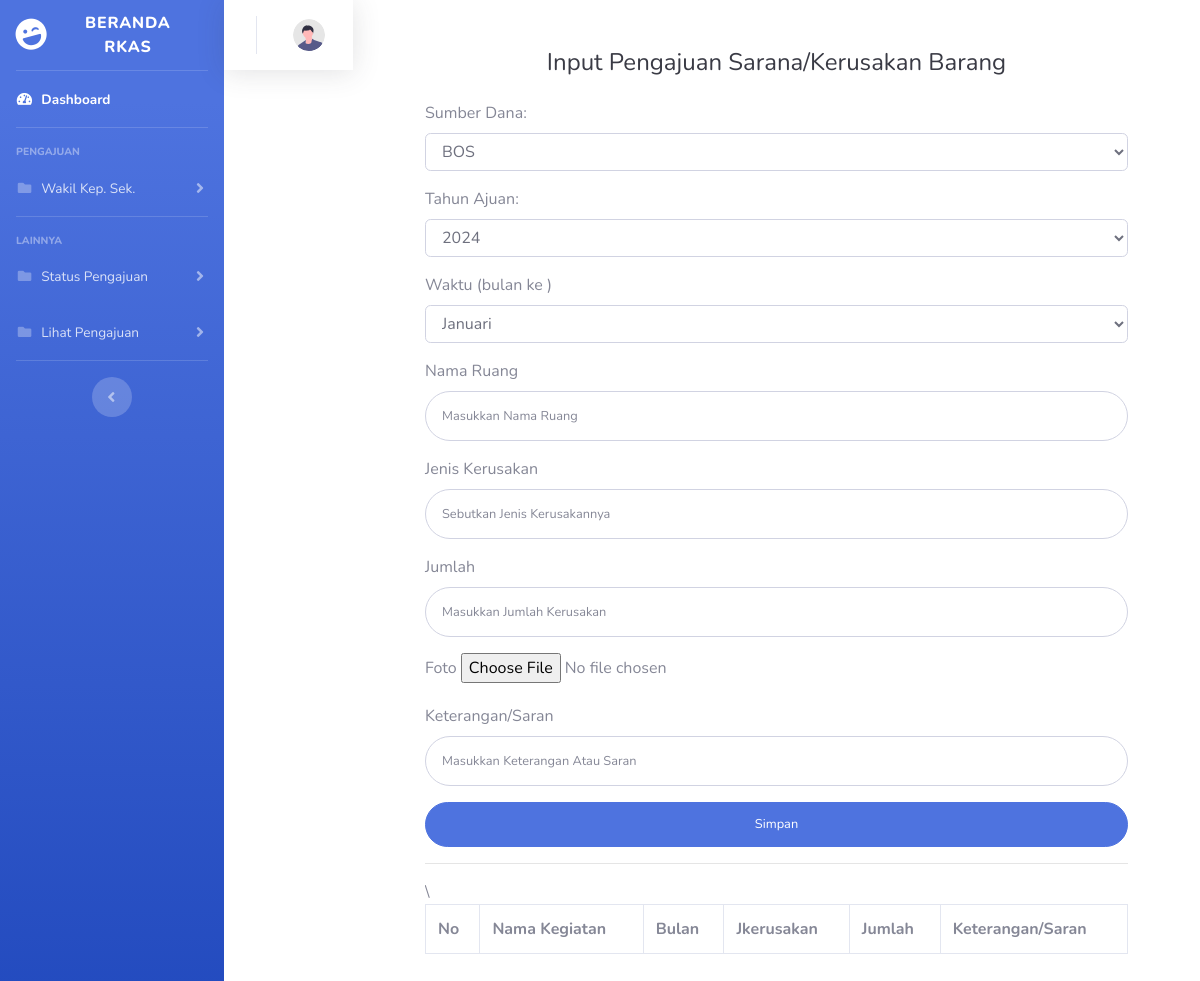
Page /rkas/sarana.php on the earlier database version.
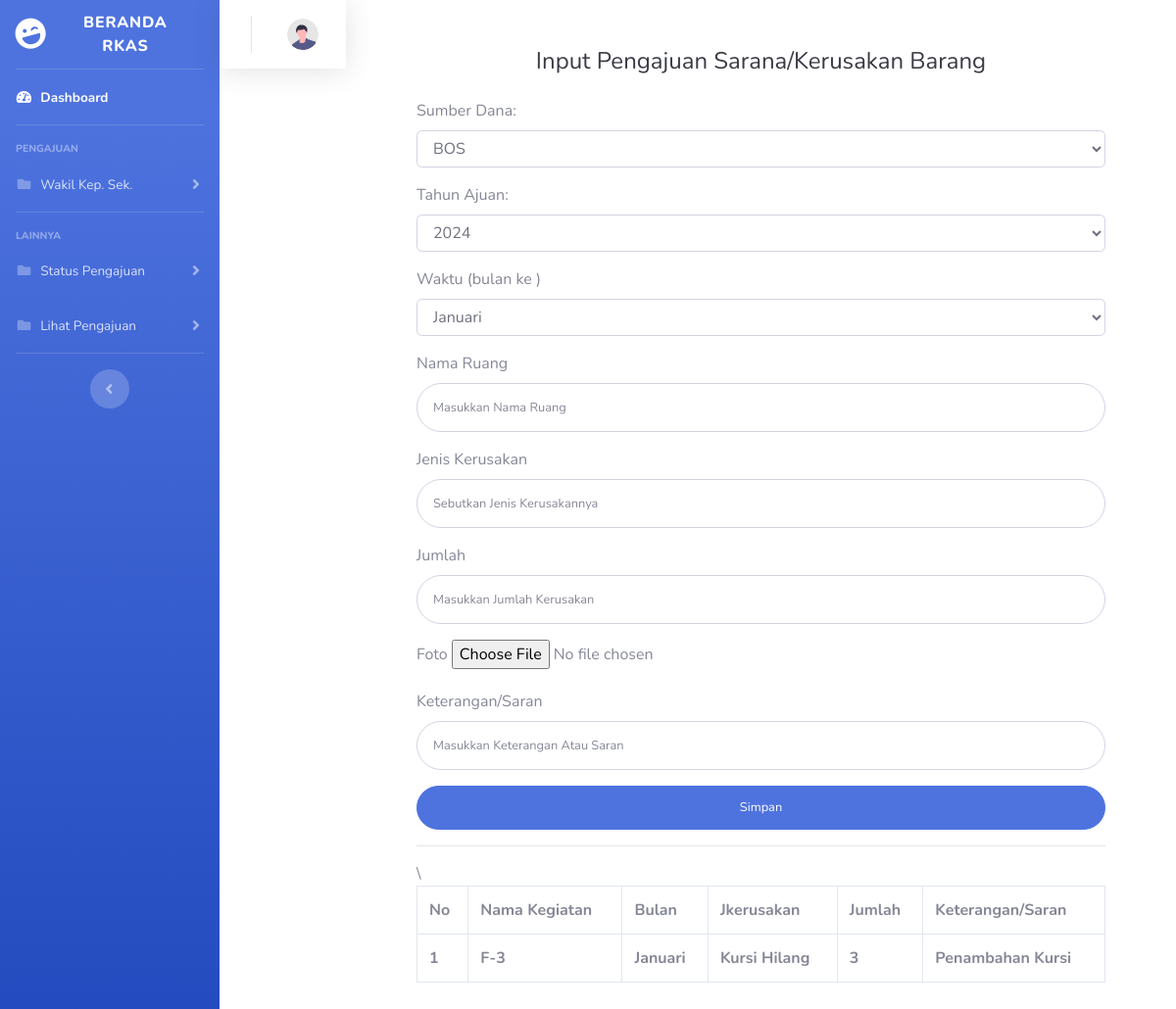
Same page on the later database version.
### tables this page shows
CREATE TABLE `tb_sarana` (
  `id_sarana` int(11) NOT NULL,
  `sumber_dana` varchar(50) NOT NULL,
  `tahun_ajuan` int(4) NOT NULL,
  `bulan` varchar(50) NOT NULL,
  `nama_ruang` varchar(100) NOT NULL,
  `jkerusakan` varchar(100) NOT NULL,
  `jumlah` int(11) NOT NULL,
  `foto` varchar(50) NOT NULL,
  `keterangan_saran` varchar(50) NOT NULL,
  `status` varchar(50) NOT NULL
);

### rkas/sarana.php (the view, shortened to what this page needs)
<?php
include "koneksi.php";
$id = $_GET['id'];
$sql = mysqli_query($conn, "SELECT * FROM tb_sarana ORDER BY id_sarana DESC");
?>
<!DOCTYPE html>
<html lang="en">
<head>
    <link href="vendor/fontawesome-free/css/all.min.css" rel="stylesheet" type="text/css">
    <link href="css/sb-admin-2.css" rel="stylesheet">
</head>
<body id="page-top">
    <div id="wrapper">
        <ul class="navbar-nav bg-gradient-primary sidebar sidebar-dark accordion" id="accordionSidebar">
            <a class="sidebar-brand d-flex align-items-center justify-content-center" href="homewakepsek.php?id=<?= $id ?>">
                <div class="sidebar-brand-icon rotate-n-15">
                    <i class="fas fa-laugh-wink"></i>
                </div>
                <div class="sidebar-brand-text mx-3">Beranda RKAS </div>
            </a>
            <hr class="sidebar-divider my-0">
            <li class="nav-item active">
                <a class="nav-link" href="homewakepsek.php?id=<?= $id ?>">
                    <i class="fas fa-fw fa-tachometer-alt"></i>
                    <span>Dashboard</span></a>
            </li>
            <hr class="sidebar-divider">
            <div class="sidebar-heading">
                PENGAJUAN
            </div>
            <li class="nav-item">
                <a class="nav-link collapsed" href="#" data-toggle="collapse" data-target="#collapseTwo"
                    aria-expanded="true" aria-controls="collapseTwo">
                    <i class="fas fa-fw fa-folder"></i>
                    <span>Wakil Kep. Sek.</span>
                </a>
            </li>
            <hr class="sidebar-divider">
            <div class="sidebar-heading">
                Lainnya
            </div>
            <li class="nav-item">
                <a class="nav-link collapsed" href="#" data-toggle="collapse" data-target="#status"
                    aria-expanded="true" aria-controls="collapsePages">
                    <i class="fas fa-fw fa-folder"></i>
                    <span>Status Pengajuan</span>
                </a>
            </li>
            <li class="nav-item">
                <a class="nav-link collapsed" href="#" data-toggle="collapse" data-target="#lihat"
                    aria-expanded="true" aria-controls="collapsePages">
                    <i class="fas fa-fw fa-folder"></i>
                    <span>Lihat Pengajuan</span>
                </a>
            </li>
            <hr class="sidebar-divider d-none d-md-block">
            <div class="text-center d-none d-md-inline">
                <button class="rounded-circle border-0" id="sidebarToggle"></button>
            </div>
        </ul>
        <nav class="navbar navbar-expand navbar-light bg-white topbar mb-4 static-top shadow">
                    <ul class="navbar-nav ml-auto">
                        <li class="nav-item dropdown no-arrow">
                            <a class="nav-link dropdown-toggle" href="#" id="userDropdown" role="button"
                                data-toggle="dropdown" aria-haspopup="true" aria-expanded="false">
                                <img class="img-profile rounded-circle"
                                    src="img/undraw_profile.svg">
                            </a>
                        </li>
                    </ul>
                </nav>
                <div class="container">
        <div class="p-5">
                            <div class="text-center">
                                <h1 class="h4 text-gray-900 mb-4">Input Pengajuan Sarana/Kerusakan Barang</h1>
                            </div>
                            <form class="user" action="proses_sarana.php?id=<?= $id ?>" method="POST">
                                <div class="form-group">
                                    <label for="sumber_dana">Sumber Dana:</label>
                                    <select class="form-control" id="sumber_dana" name="sumber_dana">
                                        <option value="BOS">BOS</option>
                                    </select>
                                </div>
                                <div class="form-group">
                                    <label for="tahun_ajuan">Tahun Ajuan:</label>
                                    <select class="form-control" id="tahun_ajuan" name="tahun_ajuan">
                                        <option value="2024">2024</option>
                                    </select>
                                </div>
                                <div class="form-group">
                                <label for="bulan">Waktu (bulan ke )</label>
                                <select class="form-control" id="bulan" name="bulan">
                                        <option value="Januari">Januari</option>
                                    </select>
                                </div>
                                <div class="form-group">
                                <label for="nama_ruang">Nama Ruang</label>
                                    <input type="text" class="form-control form-control-user" id="nama_ruang" name="nama_ruang"
                                        placeholder="Masukkan Nama Ruang">
                                </div>
                                <div class="form-group">
                                <label for="jkerusakan">Jenis Kerusakan</label>
                                    <input type="text" class="form-control form-control-user" id="jkerusakan" name="jkerusakan"
                                        placeholder="Sebutkan Jenis Kerusakannya">
                                </div>
                                <div class="form-group">
                                <label for="jumlah">Jumlah</label>
                                    <input type="number" class="form-control form-control-user" id="jumlah" name="jumlah"
                                        placeholder="Masukkan Jumlah Kerusakan" min=1>
                                </div>
                                <div class="form-group">
                                <label for="foto">Foto</label>
                                    <input type="file" id="foto" name="foto">
                                </div>
                                <div class="form-group">
                                <label for="keterangan_saran">Keterangan/Saran</label>
                                    <input type="text" class="form-control form-control-user" id="keterangan_saran" name="keterangan_saran"
                                        placeholder="Masukkan Keterangan Atau Saran">
                                </div>
                                <a href="alat_bahan.php"><input type="submit" name="simpan" value="Simpan" style="width:100%;" class="btn btn-primary btn-user btn-block">
                                </a>
                                <hr>
                            </form>
                            <div class="table-responsive">
                                <table class="table table-bordered" id="dataTable" width="100%" cellspacing="0">
                                <tr>
                                            <th>No</th>
                                            <th>Nama Kegiatan</th>
                                            <th>Bulan</th>\
                                            <th>Jkerusakan</th>
                                            <th>Jumlah</th>
                                            <th>Keterangan/Saran </th>
                                    </tr>
                                        <?php $no = 0;?>
                                    <?php foreach ($sql as $row) : ?>
                                    <tr>
                                    <th><?php $no += 1; echo $no;?></th>
                                    <th><?= $row["nama_ruang"];?></th>
                                    <th><?= $row["bulan"];?></th>
                                    <th><?= $row["jkerusakan"] ; ?></th>
                                    <th><?= $row["jumlah"];?></th>
                                    <th><?= $row["keterangan_saran"];?></th>
                                    </tr>
                                    <?php endforeach; ?>
                            </div>
                            </div>
                        </div>
                        </div>
</body>
</html>

Differences in the rows shown:
added tb_sarana: nama_ruang "F-3", bulan "Januari", jkerusakan "Kursi Hilang", jumlah "3", keterangan_saran "Penambahan Kursi"
